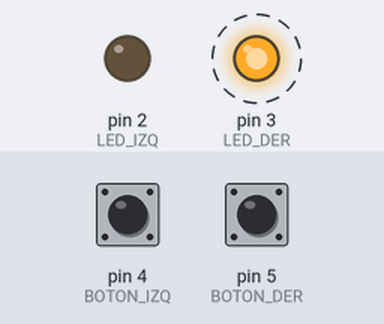
The sketch below on a simulated Arduino Uno, built with avr-gcc and run on an emulated ATmega328P. Parts: output pins drawn as LEDs (lit = HIGH). Dashed ring = blinking. The test bench sets the inputs (shaded band); at power-on: pin 5 (BOTON_DER) HIGH, pin 4 (BOTON_IZQ) LOW.

Above: at 1.2 s.
1.3 s: pin 5 (BOTON_DER) pulled LOW for 0.15 s
At 2.2 s:
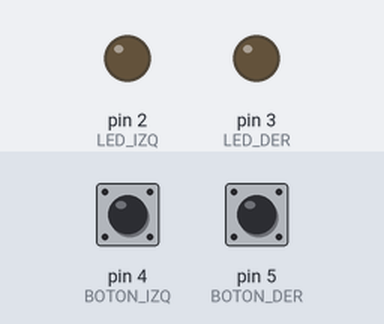
3.0 s: pin 5 (BOTON_DER) pulled LOW for 1 s
At 4.29 s:
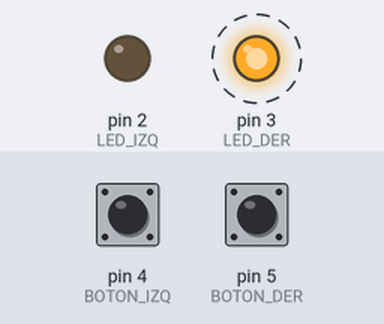
Timing chart, 0 to 13.0 s (numbered marks = the images above; inputs shaded):
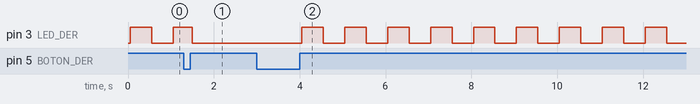

Measured:
- after the input at 3.0 s, pin 3 (LED_DER): alternates HIGH for 0.50 s and LOW for 0.50 s, starting after 1.1 s

The sketch:

tanda3.ino
```cpp
const unsigned long BLINK_MS = 500; //3.1

const byte LED_IZQ = 2; //3.2
const byte LED_DER = 3; //3.2
const byte BOTON_IZQ = 4;
const byte BOTON_DER = 5;
const byte PULSADO = HIGH;

const byte ESTADO_TODO_APAGADO = 0;
const byte ESTADO_PARPADEA_IZQUIERDA = 1;
const byte ESTADO_PARPADEA_DERECHA = 2;
const byte ESTADO_EMERGENCIA = 3;

byte estado;
bool botonesLibres = true;
bool ledEncendido = false;
unsigned long ultimoCambio = 0;

void setup() // Runs only once, at startup
{
  pinMode(LED_IZQ, OUTPUT);
  pinMode(LED_DER, OUTPUT);
  pinMode(BOTON_IZQ, INPUT);
  pinMode(BOTON_DER, INPUT);

  estado = ESTADO_TODO_APAGADO;
}

void loop() // Runs continuously after setup()
{
  bool izq = digitalRead(BOTON_IZQ) == PULSADO;
  bool der = digitalRead(BOTON_DER) == PULSADO;

  if (botonesLibres && (izq || der))
  {
    delay(50);
    izq = digitalRead(BOTON_IZQ) == PULSADO;
    der = digitalRead(BOTON_DER) == PULSADO;

    if (izq && der)
    {
      if (estado == ESTADO_EMERGENCIA) estado = ESTADO_TODO_APAGADO;
      else estado = ESTADO_EMERGENCIA;
    }
    else if (izq)
    {
      if (estado == ESTADO_PARPADEA_IZQUIERDA) estado = ESTADO_TODO_APAGADO;
      else estado = ESTADO_PARPADEA_IZQUIERDA;
    }
    else if (der)
    {
      if (estado == ESTADO_PARPADEA_DERECHA) estado = ESTADO_TODO_APAGADO;
      else estado = ESTADO_PARPADEA_DERECHA;
    }

    botonesLibres = false;
    ledEncendido = true;
    ultimoCambio = millis();
  }
  else if (!izq && !der)
  {
    botonesLibres = true;
  }

  if (millis() - ultimoCambio >= BLINK_MS)
  {
    ledEncendido = !ledEncendido;
    ultimoCambio = millis();
  }

  if (estado == ESTADO_TODO_APAGADO)
  {
    digitalWrite(LED_IZQ, LOW);
    digitalWrite(LED_DER, LOW);
  }
  else if (estado == ESTADO_PARPADEA_IZQUIERDA)
  {
    digitalWrite(LED_IZQ, ledEncendido ? HIGH : LOW);
    digitalWrite(LED_DER, LOW);
  }
  else if (estado == ESTADO_PARPADEA_DERECHA)
  {
    digitalWrite(LED_IZQ, LOW);
    digitalWrite(LED_DER, ledEncendido ? HIGH : LOW);
  }
  else if (estado == ESTADO_EMERGENCIA)
  {
    digitalWrite(LED_IZQ, ledEncendido ? HIGH : LOW);
    digitalWrite(LED_DER, ledEncendido ? HIGH : LOW);
  }
}
```
